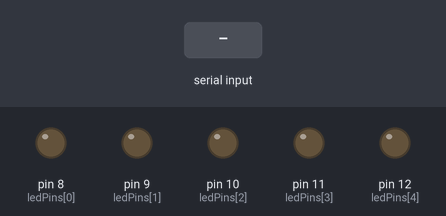
Bench run of a sketch on a simulated Arduino Uno, built with avr-gcc and run on an emulated ATmega328P. Parts: output pins drawn as LEDs (lit = HIGH). The test bench sets the inputs (shaded band).

Above: at 1.2 s.
1.3 s: "90,45\n" received over Serial
At 1.6 s:
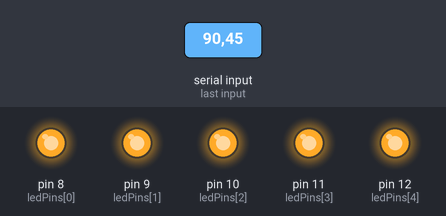
Timing chart, 0 to 4.3 s (numbered marks = the images above; inputs shaded):
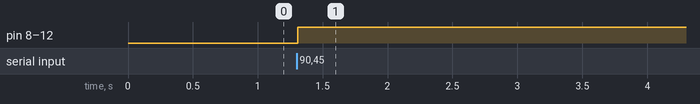

The sketch:

FingerLEDs.ino
```cpp
int ledPins[] = { 8, 9, 10, 11, 12 };

void setup() {
	for (int i = 0; i < 5; i++) {
		pinMode(ledPins[i], OUTPUT);
	}
	Serial.begin(9600);
}

void loop() {
	if (Serial.available()) {
		int num = Serial.readStringUntil('\n').toInt();
		for (int i = 0; i < 5; i++) {
			if (i < num) digitalWrite(ledPins[i], HIGH);
			else digitalWrite(ledPins[i], LOW);
		}
	}
}
```

Measured:
- after the input at 1.3 s, pin 8 (ledPins[0]), pin 9 (ledPins[1]), pin 10 (ledPins[2]), pin 11 (ledPins[3]), pin 12 (ledPins[4]): LOW → HIGH at once
